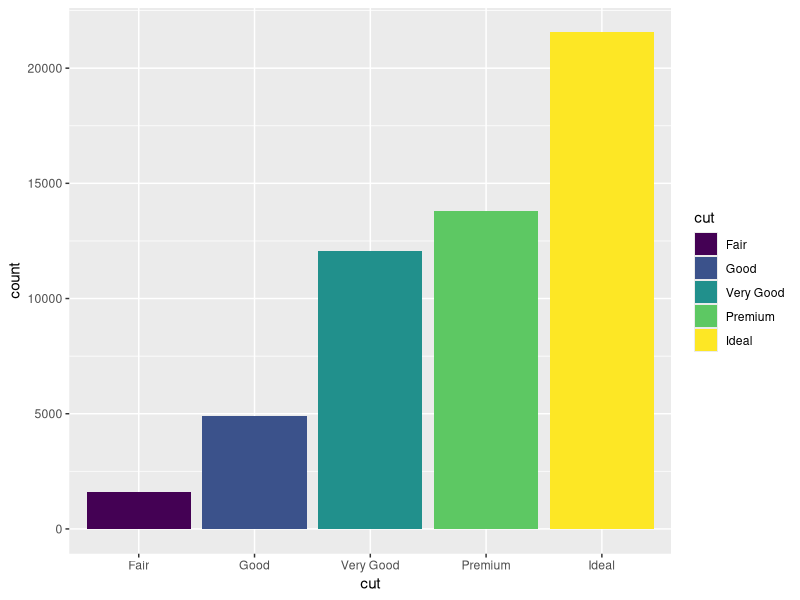
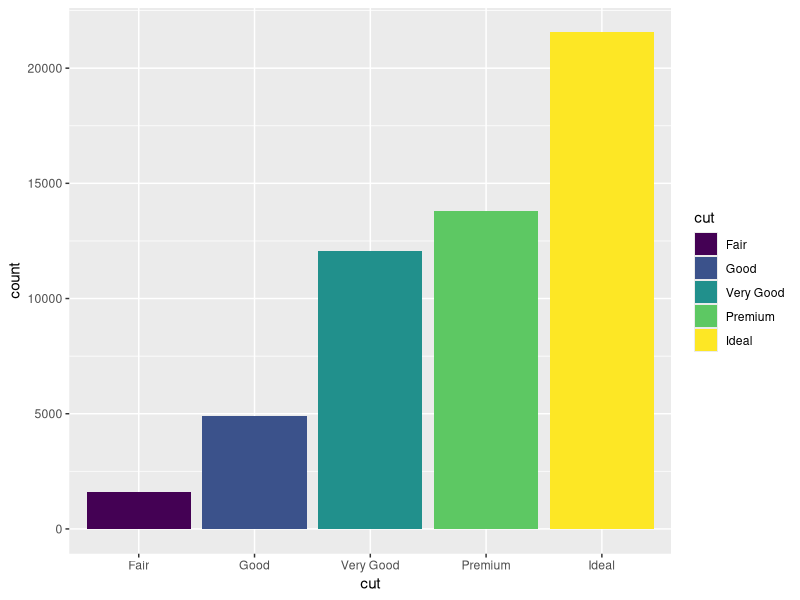
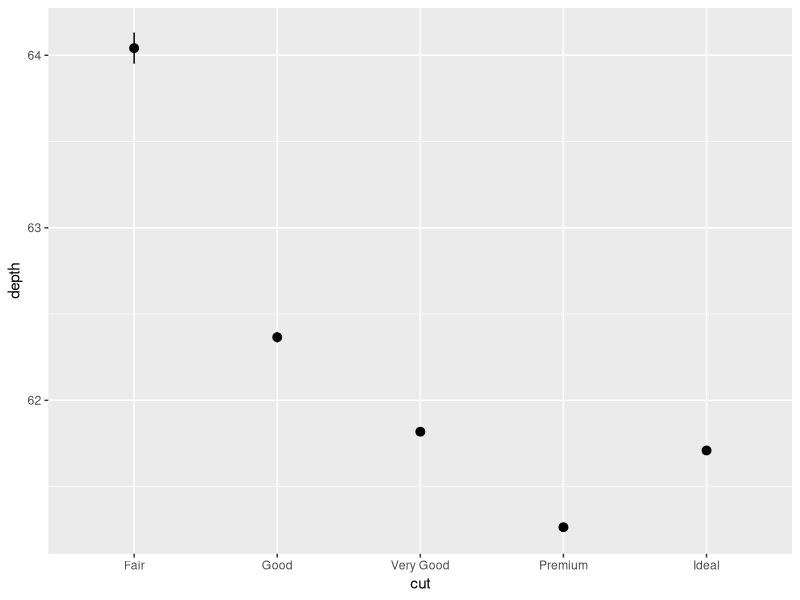
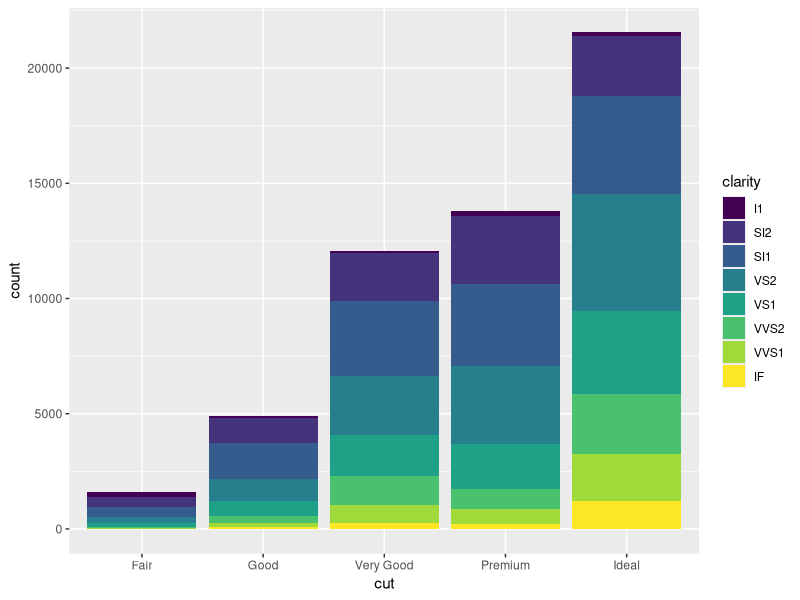
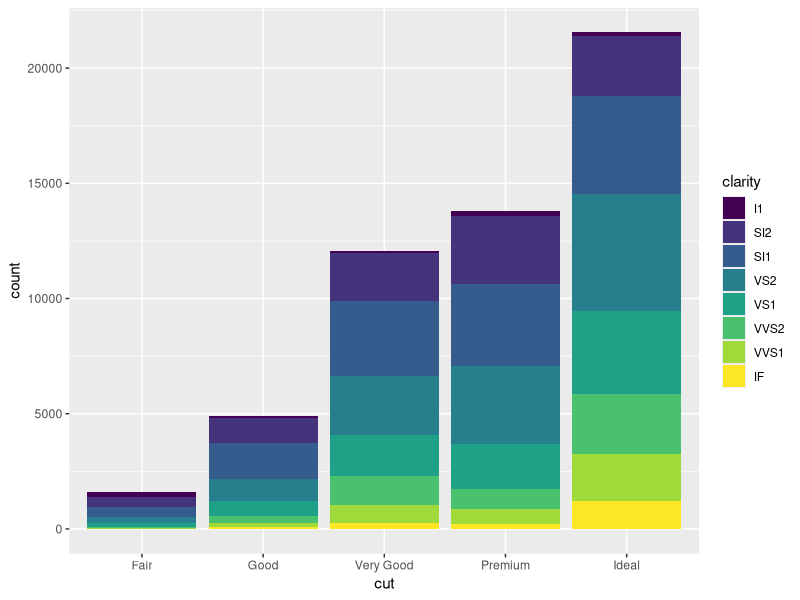

Source code (R) for these figures, in order:
# Exercise 2: More ggplot2 Grammar

# Install and load `ggplot2`
# install.packages("ggplot2") # if needed
library("ggplot2")

# For this exercise you will again be working with the `diamonds` data set.
# Use `?diamonds` to review details about this data set

## Statistical Transformations

# Draw a bar chart of the diamonds data, organized by cut
# The height of each bar is based on the "count" (number) of diamonds with that cut
ggplot(data = diamonds) +
  geom_bar(mapping = aes(x = cut, fill = cut))

# Use the `stat_count` to apply the statistical transformation "count" to the diamonds
# by cut. You do not need a separate geometry layer!
ggplot(data = diamonds) + 
  stat_count(mapping = aes(x= cut, fill = cut))

# Use the `stat_summary` function to draw a chart with a summary layer.
# Map the x-position to diamond `cut`, and the y-position to diamond `depth`
# Bonus: use `min` as the function ymin, `max` as the function ymax, and `median` as the function y
ggplot(data = diamonds) +
  stat_summary(mapping = aes(x = cut, y = depth))


## Position Adjustments

# Draw a bar chart of diamond data organized by cut, with each bar filled by clarity.
# You should see a _stacked_ bar chart.
ggplot(data = diamonds) + 
  geom_bar(mapping = aes(x = cut, fill = clarity))

# Draw the same chart again, but with each element positioned to "fill" the y axis
ggplot(data = diamonds) + 
  geom_bar(mapping = aes(x = cut, fill = clarity, position = "fill"))

# Draw the same chart again, but with each element positioned to "dodge" each other


# Draw a plot with point geometry with the x-position mapped to `cut` and the y-position mapped to `clarity`
# This creates a "grid" grouping the points


# Use the "jitter" position adjustment to keep the points from all overlapping!
# (This works a little better with a sample of diamond data, such as from the previous exercise).



## Scales

# Draw a "boxplot" (with `geom_boxplot()`) for the diamond's price (y) by color (x)


# This has a lot of outliers, making it harder to read. To fix this, draw the same plot but
# with a _logarithmic_ scale for the y axis.


# For another version, draw the same plot but with `violin` geometry instead of `boxplot` geometry!
# How does the logarithmic scale change the data presentation?


# Another interesting plot: draw a plot of the diamonds price (y) by carat (x), using a heatmap of 2d bins
# (geom_bin2d)
# What happens when you make the x and y channels scale logarithmically?


# Draw a scatter plot for the diamonds  price (y) by carat (x). Color each point by the clarity
# (Remember, this will take a while. Use a sample of the diamonds for faster results)


# Change the color of the previous plot using a ColorBrewer scale of your choice. What looks nice?



## Coordinate Systems

# Draw a bar chart with x-position and fill color BOTH mapped to cut
# For best results, SET the `width` of the geometry to be 1 (fill plot, no space between)
# You can save this to a variable for easier modifications


# Draw the same chart, but with the coordinate system flipped


# Draw the same chart, but in a polar coordinate system. Now you have a Coxcomb chart!



## Facets

# Take the scatter plot of price by carat data (colored by clarity) and add _facets_ based on
# the diamond's `color`



## Saving Plots

# Use the `ggsave()` function to save one of your plots (the most recent one generated) to disk.
# Name the output file "my-plot.png".
# Make sure you've set the working directory!!
